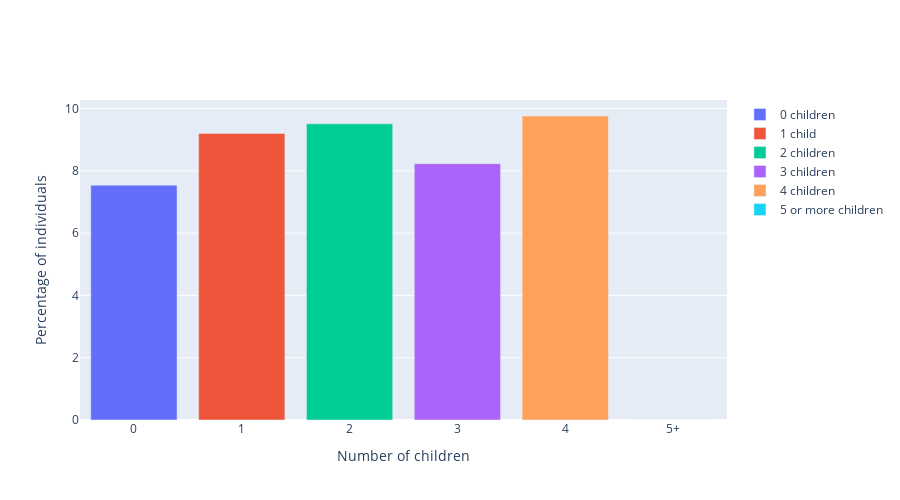

Notebook cell for this chart:
### Code cell
import plotly.graph_objs as go

fig = go.Figure()
fig.add_trace(go.Bar(x=['0'], y=[7.54], name='0 children'))
fig.add_trace(go.Bar(x=['1'], y=[9.20], name='1 child'))
fig.add_trace(go.Bar(x=['2'], y=[9.51], name='2 children'))
fig.add_trace(go.Bar(x=['3'], y=[8.23], name='3 children'))
fig.add_trace(go.Bar(x=['4'], y=[9.76], name='4 children'))
fig.add_trace(go.Bar(x=['5+'], y=[0], name='5 or more children'))
fig.update_layout(
    yaxis=dict(
        tickformat='.1f%%',
        title='Percentage of individuals'
    ),
    xaxis=dict(
        title='Number of children'
    ),
    height=500
)
fig.show()

### Figure 1 — Plotly figure (JSON) as saved in the notebook; plotly's stock layout.template omitted (floating-point values rounded to 4 significant figures)
{"data": [{"name": "0 children", "type": "bar", "x": ["0"], "y": [7.54]}, {"name": "1 child", "type": "bar", "x": ["1"], "y": [9.2]}, {"name": "2 children", "type": "bar", "x": ["2"], "y": [9.51]}, {"name": "3 children", "type": "bar", "x": ["3"], "y": [8.23]}, {"name": "4 children", "type": "bar", "x": ["4"], "y": [9.76]}, {"name": "5 or more children", "type": "bar", "x": ["5+"], "y": [0]}], "layout": {"height": 500, "xaxis": {"title": {"text": "Number of children"}}, "yaxis": {"tickformat": ".1f%%", "title": {"text": "Percentage of individuals"}}}}
